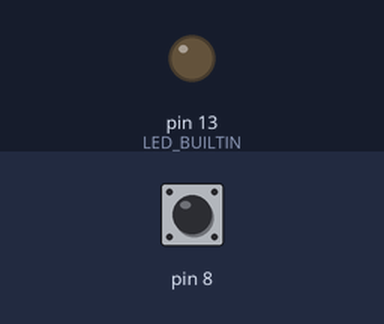
A sketch run on a simulated Arduino Uno, built with avr-gcc and run on an emulated ATmega328P. Shown: output pins drawn as LEDs (lit = HIGH). The inputs (shaded band) are chosen by the test bench; at power-on: pin 8 HIGH.

Above: at 1.2 s.
1.3 s: pin 8 pulled LOW for 0.15 s
At 1.9 s:
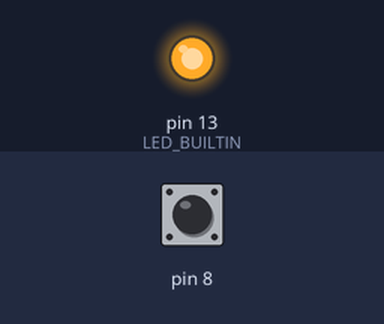
4.4 s: pin 8 pulled LOW for 1 s
At 7.0 s:
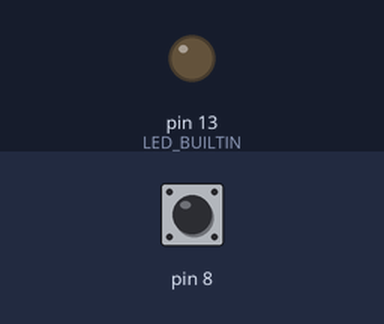
7.9 s: pin 8 pulled LOW for 3.2 s
At 8.7 s:
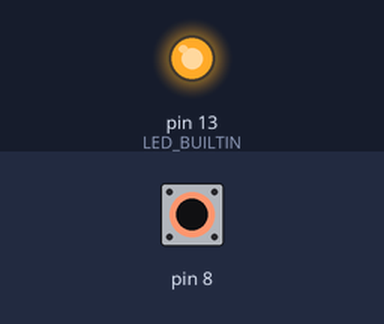
Timing chart, 0 to 14.4 s (numbered marks = the images above; inputs shaded):
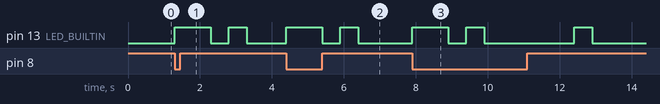

Measured:
- after the input at 1.3 s, pin 13 (LED_BUILTIN): LOW → HIGH at once, → LOW 1.0 s later, → HIGH 0.50 s later, → LOW 0.50 s later
- after the input at 4.4 s, pin 13 (LED_BUILTIN): LOW → HIGH at once, → LOW 1.0 s later, → HIGH 0.50 s later, → LOW 0.50 s later
- after the input at 7.9 s, pin 13 (LED_BUILTIN): goes HIGH 1.0 s, LOW 0.50 s, HIGH 0.50 s, LOW 2.5 s, HIGH 0.50 s, then LOW, starting at once

The sketch:

Morsecode.ino
```cpp
//Creates variable to represent state of button. 0 = unpressed, 1 = pressed
int button;

void setup()
{
  //Sets up serial connection
  Serial.begin(9600);

  //Setts up LED pin and Digital Pin 8 to register the button state
  pinMode(LED_BUILTIN, OUTPUT);
  pinMode(8, INPUT_PULLUP);

}

void loop()
{
  //Sets variable to current state of button
  button = digitalRead(8);

  //If statement that triggers if the button is pressed
  if (button == 1)
  {

    //While statement to "Catch" the button input when it is pressed for the first time.
    while (button == 1)
    {
    	button = digitalRead(8);
    }

    //While statement where the morse code is placed.
    while (button == 0)
    {
      //First letter N (Long - Short). Represnted by a for loop that checks the current state of the button and which flash the program is up to.
      for (int i = 0; i <= 1; i++)
      {
        //If a button input is ever detected, breaks out of the loop.
        if (button == 1)
        {
          break;
        }

        if (i == 0 && button == 0)
        {
          longBlink();
        }

        else if (i == 1 && button == 0)
        {
          shortBlink();
        }

      }

      //If a button input was picked up, breaks the while loop and stops flashing the led.
      if (button == 1)
      {
        break;
      }

      delay (2000);

      //Second letter I (Short - Short)
      for (int i = 0; i <= 1; i++)
      {
        if (button == 1)
        {
          break;
        }

        if (button == 0)
        {
          shortBlink();
        }

      }

      if (button == 1)
      {
        break;
      }

      delay(2000);

      //Third letter C (Long - Short - Long - Short)
      for (int i = 0; i <= 3; i++)
      {
        if (button == 1)
        {
          break;
        }

        if (i == 0 && button == 0)
        {
          longBlink();
        }

        else if (i == 1 && button == 0)
        {
          shortBlink();
        }

        else if (i == 2 && button == 0)
        {
          longBlink();
        }

        else if (i == 3 && button == 0)
        {
          shortBlink();
        }

      }

      if (button == 1)
      {
        break;
      }

      delay(2000);

      //Fourth letter K (Long - Short - Long)
      for (int i = 0; i <= 2; i++)
      {
        if (button == 1)
        {
          break;
        }

        if (i == 0 && button == 0)
        {
          longBlink();
        }

        else if (i == 1 && button == 0)
        {
          shortBlink();
        }

        else if (i == 2 && button == 0)
        {
          longBlink();
        }

      }

      delay(2000);

      //Breaks the loop now that the name has been signaled.
      break;
    }
  }
}

//Function to represent a short blink and check the button state.
void shortBlink()
{
  button = digitalRead(8);
  digitalWrite(LED_BUILTIN, HIGH);
  delay(500);
  digitalWrite(LED_BUILTIN, LOW);
  delay(500);
}

//Same as above function, only for a longer blink.
void longBlink()
{
  button = digitalRead(8);
  digitalWrite(LED_BUILTIN, HIGH);
  delay(1000);
  digitalWrite(LED_BUILTIN, LOW);
  delay(500);
}
```
